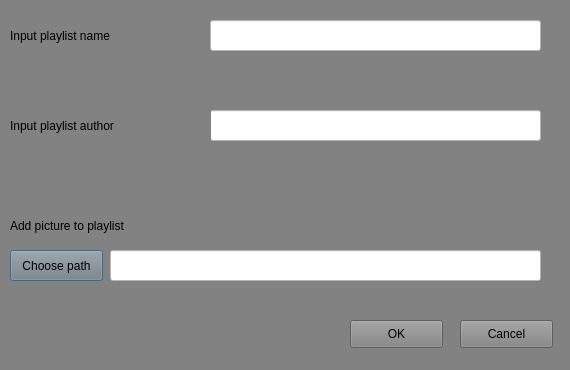
<?xml version="1.0" encoding="UTF-8"?>
<ui version="4.0">
 <class>AddPlayListWindow</class>
 <widget class="QDialog" name="AddPlayListWindow">
  <property name="geometry">
   <rect>
    <x>0</x>
    <y>0</y>
    <width>570</width>
    <height>370</height>
   </rect>
  </property>
  <property name="minimumSize">
   <size>
    <width>570</width>
    <height>370</height>
   </size>
  </property>
  <property name="maximumSize">
   <size>
    <width>570</width>
    <height>370</height>
   </size>
  </property>
  <property name="windowTitle">
   <string>Dialog</string>
  </property>
  <property name="styleSheet">
   <string notr="true">background-color: rgb(130, 130, 130);</string>
  </property>
  <widget class="QLabel" name="Text_1">
   <property name="geometry">
    <rect>
     <x>10</x>
     <y>20</y>
     <width>201</width>
     <height>31</height>
    </rect>
   </property>
   <property name="text">
    <string>Input playlist name</string>
   </property>
  </widget>
  <widget class="QLineEdit" name="InputName">
   <property name="geometry">
    <rect>
     <x>210</x>
     <y>20</y>
     <width>331</width>
     <height>31</height>
    </rect>
   </property>
   <property name="styleSheet">
    <string notr="true">background-color: rgb(255, 255, 255);</string>
   </property>
  </widget>
  <widget class="QLineEdit" name="InputAuthor">
   <property name="geometry">
    <rect>
     <x>210</x>
     <y>110</y>
     <width>331</width>
     <height>31</height>
    </rect>
   </property>
   <property name="styleSheet">
    <string notr="true">background-color: rgb(255, 255, 255);</string>
   </property>
  </widget>
  <widget class="QLabel" name="Text_2">
   <property name="geometry">
    <rect>
     <x>10</x>
     <y>110</y>
     <width>201</width>
     <height>31</height>
    </rect>
   </property>
   <property name="text">
    <string>Input playlist author</string>
   </property>
  </widget>
  <widget class="QLabel" name="Text_3">
   <property name="geometry">
    <rect>
     <x>10</x>
     <y>210</y>
     <width>191</width>
     <height>31</height>
    </rect>
   </property>
   <property name="text">
    <string>Add picture to playlist</string>
   </property>
  </widget>
  <widget class="QLineEdit" name="FilePath">
   <property name="geometry">
    <rect>
     <x>110</x>
     <y>250</y>
     <width>431</width>
     <height>31</height>
    </rect>
   </property>
   <property name="styleSheet">
    <string notr="true">background-color: rgb(255, 255, 255);</string>
   </property>
  </widget>
  <widget class="QPushButton" name="ChoosePath">
   <property name="geometry">
    <rect>
     <x>10</x>
     <y>250</y>
     <width>93</width>
     <height>31</height>
    </rect>
   </property>
   <property name="text">
    <string>Choose path</string>
   </property>
  </widget>
  <widget class="QPushButton" name="Ok">
   <property name="geometry">
    <rect>
     <x>350</x>
     <y>320</y>
     <width>93</width>
     <height>28</height>
    </rect>
   </property>
   <property name="text">
    <string>OK</string>
   </property>
  </widget>
  <widget class="QPushButton" name="Cancel">
   <property name="geometry">
    <rect>
     <x>460</x>
     <y>320</y>
     <width>93</width>
     <height>28</height>
    </rect>
   </property>
   <property name="text">
    <string>Cancel</string>
   </property>
  </widget>
 </widget>
 <resources/>
 <connections/>
</ui>
